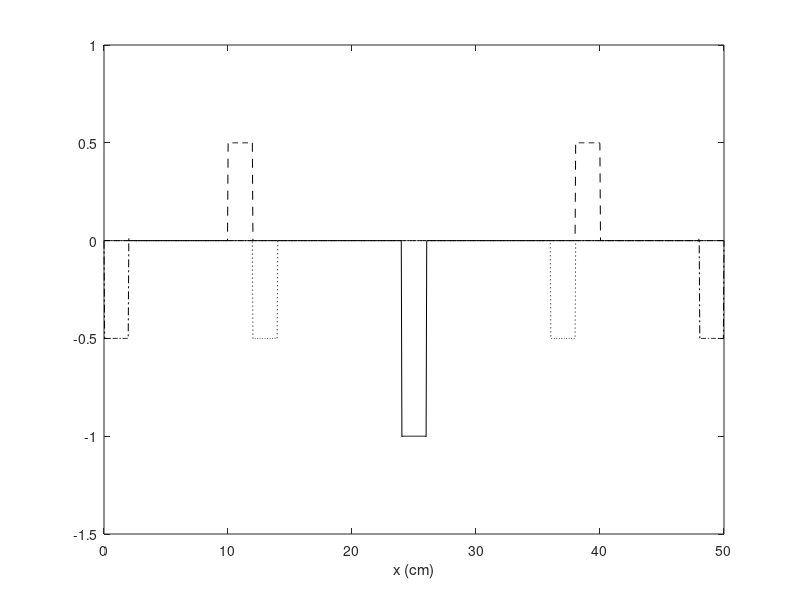

Reproduce this figure in MATLAB. (Note: this script raises an error after producing the figure.)
% Set values for plotting
xs = linspace(0, 50, 1000);
ts = linspace(0, 36, 4);

% Wave speed
c = 1;

% How far to go along the Fourier series
nmax = 69000;

%% 7.2.10

problem_number = '7.2.10';

% Wave function Fourier series
an = @(n, t) (2*(-cos(12*n*pi*(1/25))+cos(13*n*pi*(1/25))))/(n*pi)*cos(n*pi*t/50);

us = zeros(length(ts), length(xs));
row = 1;

for t = ts
  u = 0;

  for n = 1:nmax
    u = u + an(n, t) * sin(n*pi*xs/50);
  end

  us(row, :) = u;
  row = row + 1;
end

figure();
plot( ...
  xs, us(1, :), 'k', ...
  xs, us(2, :), 'k:', ...
  xs, us(3, :), 'k-.', ...
  xs, us(4, :), 'k--' ...
)

xlabel('x (cm)');
xlim([0, 50]);
legend(strcat('u(x,t) with t=', string(ts)));
title(strcat(problem_number, ' (n=', num2str(nmax), ')'));
